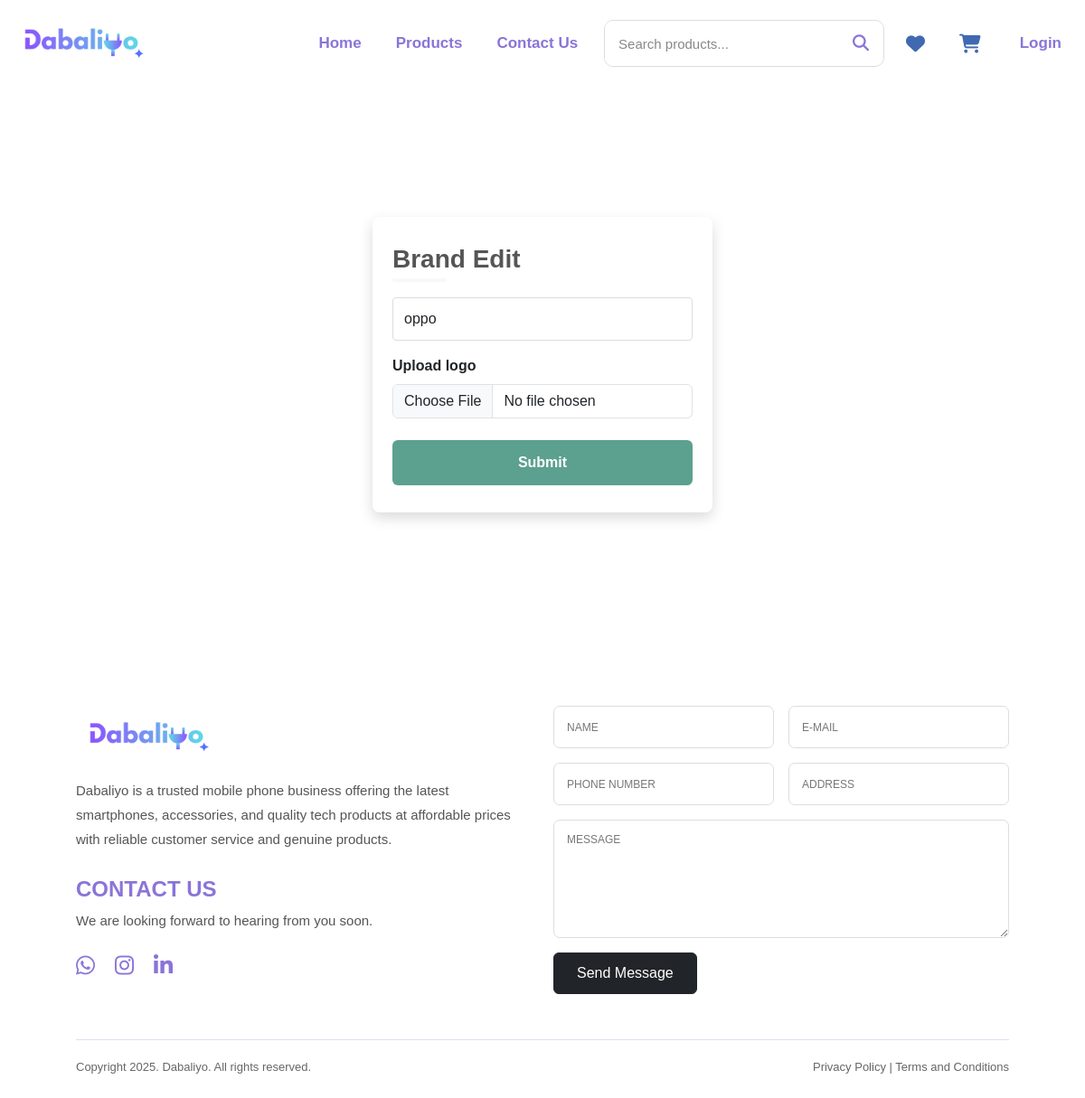
Before: /products/brand_edit/21/ with the older database file.
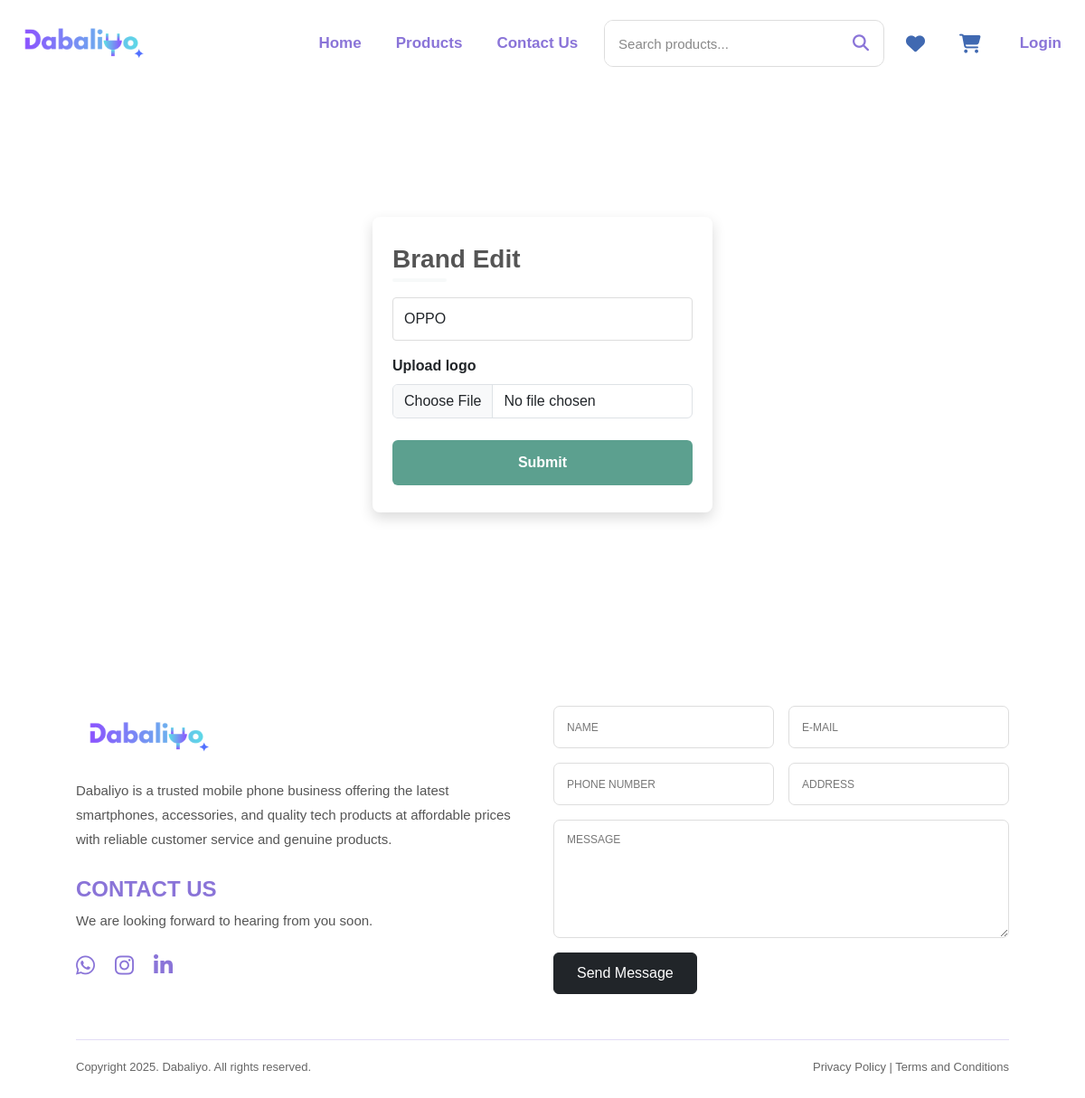
After: the same page with the newer database file.
### products/models.py (models this page shows, shortened)
class Brand(models.Model):
    name=models.CharField(max_length=100)
    logo=models.ImageField(upload_to='brands/')

### products/views.py (the view, shortened to what this page needs)
# urls.py: path("brand_edit/<int:id>/",views.brand_edit,name='brand_edit'),
def brand_edit(request, id):
    brand = get_object_or_404(Brand, id=id)
    return render(request, "main/brand_edit.html", {
        "brand": brand
    })

### templates/main/brand_edit.html (shortened to what this page needs)
{% extends "user/index.html" %}
{% load static %}
{% block style %}
<link rel="stylesheet" href="{% static 'css/index.css' %}">
<link rel="stylesheet" href="{% static 'css/brand_edit.css' %}">
{% endblock %}
{% block content %}
    <div class="container-fluid py-5 my-5">
    <div class="row justify-content-center">
        <div class="col-md-6 col-lg-4 py-5">
        <div class="form-card">
            <h3 class="form-title">Brand Edit</h3>
            <form action="{% url 'brand_edit' brand.id %}" method="POST" enctype="multipart/form-data">
                <div class="mb-3">
                    <input type="text" class="form-control custom-input" value="{{ brand.name }}" placeholder="Brand Name" name="name">
                </div>
                <div class="mb-4">
                    <label class="form-label fw-semibold">Upload logo</label>
                    <input type="file" name="logo" class="form-control" accept="image/*">
                </div>
                <button type="submit" class="btn form-btn w-100">
                    Submit
                </button>
            </form>
        </div>
    </div>
    </div>
</div>
{% endblock %}

Changed rows visible on the page:
changed Brand: name "oppo" → "OPPO"
